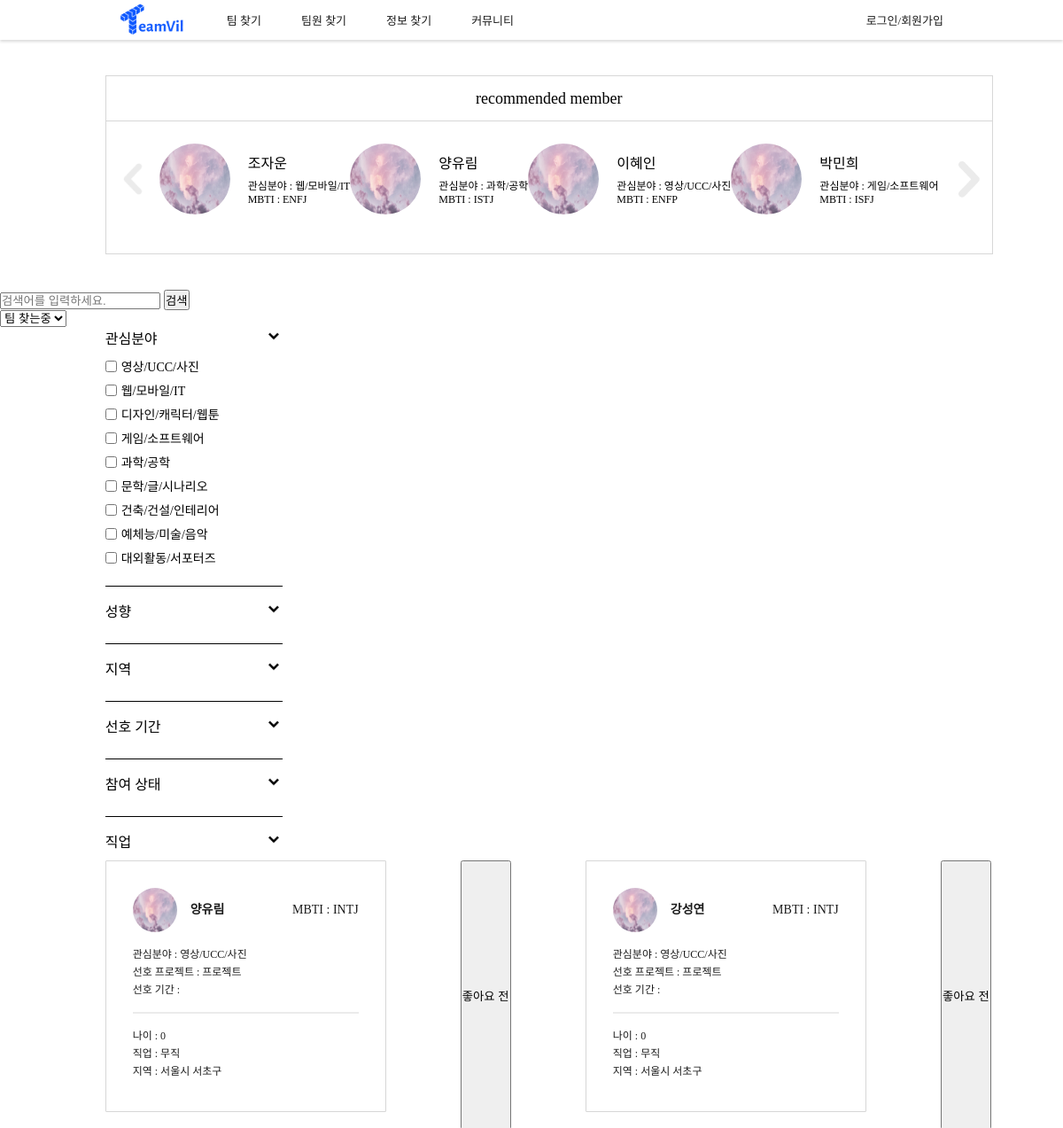
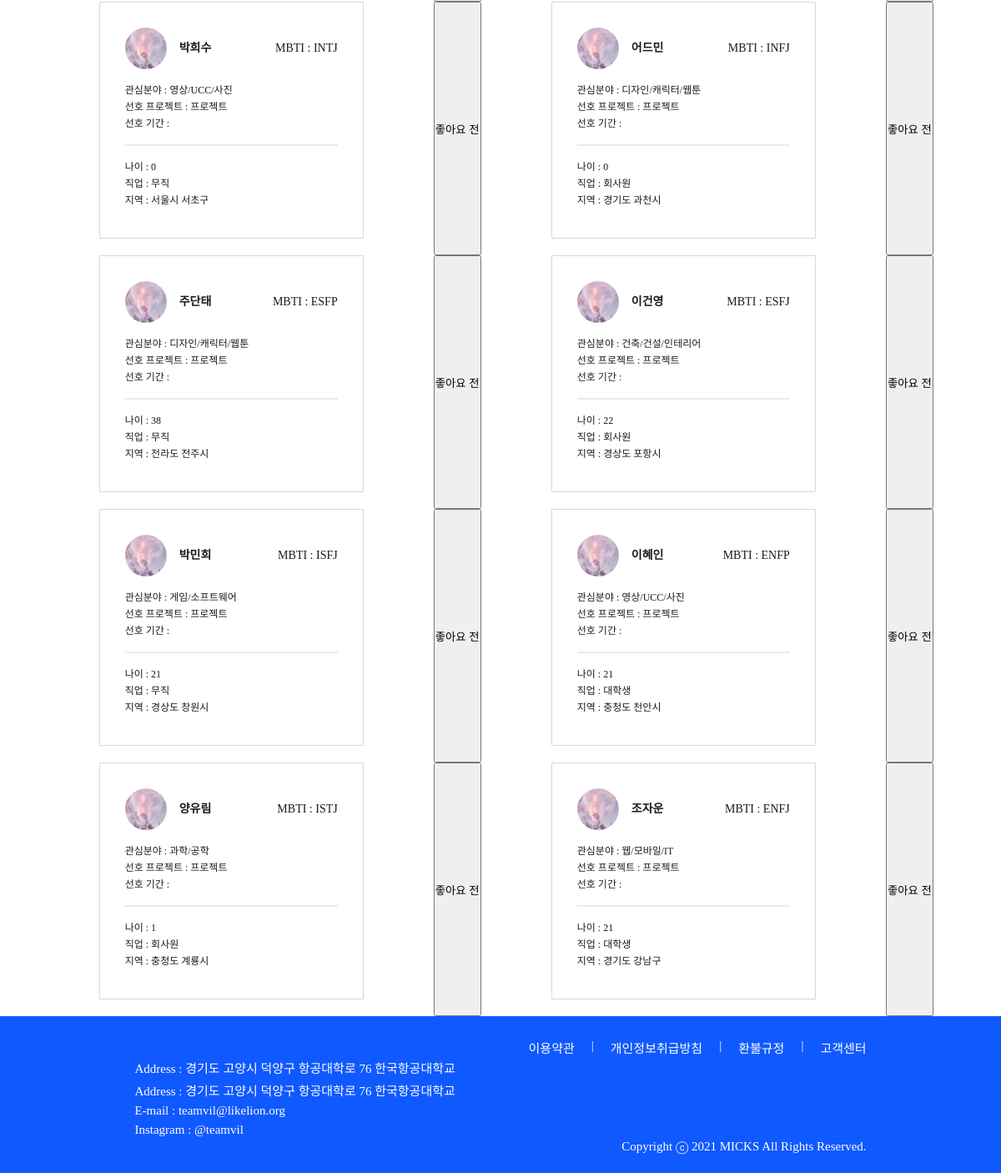
/member/member_search_back/, run on the app's committed database (2 pictures, top to bottom).
### account/models.py (models this page shows, shortened)
class Profile(models.Model):
    user_id = models.ForeignKey(User, on_delete = models.CASCADE, db_column="user_id")
    name = models.CharField(max_length=25)
    mbti_id = models.ForeignKey(Mbti, on_delete = models.CASCADE, db_column="mbti_id")
    mbti_detail = models.CharField(max_length=100, null=True)
    email = models.CharField(max_length=45)
    phone = models.CharField(max_length=15)
    birthday = models.DateField()
    region1_id = models.ForeignKey(Region1, on_delete = models.CASCADE, db_column="region1_id")
    region2_id = models.ForeignKey(Region2, on_delete = models.CASCADE, db_column="region2_id")
    openPhone = models.IntegerField()
    openEmail = models.IntegerField()
    term_id = models.ForeignKey(Term, on_delete = models.CASCADE, db_column="term_id")
    field1_id = models.ForeignKey(Field1, on_delete = models.CASCADE, db_column="field1_id")
    field2 = models.CharField(max_length=20)
    state = models.IntegerField()
    job_id = models.ForeignKey(Job, on_delete = models.CASCADE, db_column="job_id")
    education_id = models.ForeignKey(Education, on_delete = models.CASCADE, db_column="education_id", null=True)
    isLink = models.IntegerField()
    isFile = models.IntegerField()
    isCarrer = models.IntegerField()
    pr = models.TextField(null=True)
    register = models.DateTimeField(default=timezone.now)
    photo = models.FileField(null=True)
    isReview = models.IntegerField()
    view_cnt = models.IntegerField(default=0)
    submit = models.IntegerField(default=0)

class Mbti(models.Model):
    mbti = models.CharField(max_length=4)
    mbti_cnt = models.IntegerField(default=0)

class Job(models.Model):
    job = models.CharField(max_length=20)

### home/models.py (models this page shows, shortened)
class Field1(models.Model):
    field1 = models.CharField(max_length=20)

class Region1(models.Model):
    region1 = models.CharField(max_length=20)

class Region2(models.Model):
    region1_id = models.ForeignKey(Region1, on_delete = models.CASCADE, db_column="region1_id")
    region2 = models.CharField(max_length=20)

### account/views.py (the view)
# urls.py: path('member_search_back/', views.member_search_back, name = "member_search_back"),
def member_search_back(request):
    profiles = Profile.objects.all().order_by('-register')
    profiles_reg = Profile.objects.all().order_by('id')[:4]
    field1 = Field1.objects.all() # 대분야 (ex IT)
    mbti = Mbti.objects.all()
    region2 = Region2.objects.all() # ~시 (서울만 ~구)
    term = Term.objects.all()
    job = Job.objects.all()
    return render(request, "member_search_back.html", {'profiles':profiles, "field1s":field1, "mbtis" : mbti,
                                                    "region2s": region2, "terms": term, "jobs": job, "profiles_reg":profiles_reg})

### teamvil/templatetags/custom_tags.py (called while the page is built)
@register.simple_tag
def getAge(birthday):
    now = int(datetime.datetime.today().year)
    birthday = int(birthday.strftime('%Y'))
    return now - birthday

### account/templates/member_search_back.html (shortened to what this page needs)
<!DOCTYPE html>
<html lang="en">
{% load static %}
{% load custom_tags %}
<head>
    <link rel="stylesheet" href="{% static 'css/base.css' %}">
    <link rel="stylesheet" href="{% static 'css/member_search.css' %}">
</head>
<body>
    {% include 'navbar.html' %}
    <section class="member_search-rec-box margin">
        <p class="member_search-rec-title spoqa-regular">recommended member</p>
        <div class="member_search-rec-container">
            <img class="member_search-chevron-left" src="{% static 'image/chevron-left.png' %}" alt="">
            {% for reg in profiles_reg %}
            <div class="member_search-rec-member">
                <img class="member_search-rec-image" src="{% static 'image/cloud.jpg' %}">
                <div class="member_search-rec-info">
                    <p class="member_search-rec-info-name spoqa-regular">{{reg.name}}</p>
                    <p class="spoqa-light">관심분야 : {{reg.field1_id.field1}}</p>
                    <p class="spoqa-light">MBTI : {{reg.mbti_id.mbti}}</p>
                </div>
            </div>
            {% endfor %}
            <img class="member_search-chevron-right" src="{% static 'image/chevron-right.png' %}" alt="">
        </div>
    </section>
<section class="member_search-search-box">
        <input type="search" placeholder="검색어를 입력하세요." name = "examine" value ="{{search}}" class = "search_box">
        <button class = "search_submit">검색</button>
</section>
<form>
    <select id="member_search-state-box">
      <option onclick="location.href='/member_state/{{state}}'" value="state_1">팀 찾는중</option>
    </select>
</form>
    <section class="member_search-main-container margin">
        <aside class="member_search-filter-container">
            <div class="member_search-filter-item-container">
                <div class="member_search-filter-active">
                    <p class="member_search-filter-title spoqa-medium">관심분야</p>
                    <div value="field1" class="drop_btn">
                        <img class="member_search-chevron" src="{% static 'image/chevron-down.png' %}">
                    </div>
                </div>
                <div class="active" id="field1">
                    {% for field1 in field1s %}
                        <div class="member_search-filter-item-list spoqa-light">
                            <input type="checkbox" value='{{field1.id}}' class="field1">
                            <span>{{field1.field1}}</span>
                        </div>
                    {% endfor %}
                </div>
                <hr>
                <div class="member_search-filter-active">
                    <p class="member_search-filter-title spoqa-medium">성향</p>
                    <div value="mbti" class="drop_btn">
                        <img class="member_search-chevron" src="{% static 'image/chevron-down.png' %}">
                    </div>
                </div>
                <hr>
                <div class="member_search-filter-active">
                    <p class="member_search-filter-title spoqa-medium">지역</p>
                    <div value="region" class="drop_btn">
                        <img class="member_search-chevron" src="{% static 'image/chevron-down.png' %}">
                    </div>
                </div>
                <hr>
                <div class="member_search-filter-active">
                    <p class="member_search-filter-title spoqa-medium">선호 기간</p>
                    <div value="term" class="drop_btn">
                        <img class="member_search-chevron" src="{% static 'image/chevron-down.png' %}">
                    </div>
                </div>
                <hr>
                <div class="member_search-filter-active">
                    <p class="member_search-filter-title spoqa-medium">참여 상태</p>
                    <div value="state" class="drop_btn">
                        <img class="member_search-chevron" src="{% static 'image/chevron-down.png' %}">
                    </div>
                </div>
                <hr>
                <div class="member_search-filter-active">
                    <p class="member_search-filter-title spoqa-medium">직업</p>
                    <div value="job" class="drop_btn">
                        <img class="member_search-chevron" src="{% static 'image/chevron-down.png' %}">
                    </div>
                </div>
            </div>
        </aside>
        <main class="member_search-member-container">
            {% for profile in profiles %}
                <a href="{% url 'member_detail' profile.id %}">
                    <article class="member_search-member-item">
                        <div class="member_search-member-profile-container">
                            <div class="member_search-member-name-container">
                                <img class="member_search-member-image" src="{% static 'image/cloud.jpg' %}" alt="">
                                <p class="spoqa-bold">{{profile.name}}</p>
                            </div>
                            <p class="spoqa-medium">MBTI : {{profile.mbti_id.mbti}}</p>
                        </div>
                        <p class="spoqa-medium">관심분야 : {{profile.field1_id.field1}}</p>
                        <p class="spoqa-medium">선호 프로젝트 :
                            {% if profile.type == 0 %}
                                창업
                            {% elif profile.type == 1 %}
                                공모전
                            {% else %}
                                프로젝트
                            {% endif %}
                        </p>
                        <p class="spoqa-medium">선호 기간 : </p>
                        <hr>
                        <p class="spoqa-regular">나이 : {% getAge profile.birthday %}</p>
                        <p class="spoqa-regular">직업 : {{ profile.job_id.job }}</p>
                        <p class="spoqa-regular">지역 : {{ profile.region1_id.region1 }} {{ profile.region2_id.region2 }}</p>
                    </article>
                </a>
                <button class = "like_submit profile_{{profile.user_id.id}}" value="{{profile.user_id.id}}">좋아요 전</button>
            {% endfor %}
        </main>
    </section>
    {% include 'footer.html' %}
</body>
</html>

### teamvil/static/css/base.css (style rules this page uses)
* { margin: 0; padding: 0; }
.margin { margin: 0px 118.6875px; }
.active { display: block; }
.spoqa-light { font-family: 'Spoqa Han Sans Neo', 'sans-serif'; font-weight: 300; }
.spoqa-regular { font-family: 'Spoqa Han Sans Neo', 'sans-serif'; font-weight: 400; }
.spoqa-medium { font-family: 'Spoqa Han Sans Neo', 'sans-serif'; font-weight: 500; }
.spoqa-bold { font-family: 'Spoqa Han Sans Neo', 'sans-serif'; font-weight: 700; }
a { text-decoration: none; color: #1B1B1B; }
body { display: flex; min-height: 100vh; flex-direction: column; }

### account/static/css/member_search.css (style rules this page uses)
hr { border: 0; margin: 15px 0; }
.member_search-rec-box { margin-top: 40px; margin-bottom: 40px; height: 200px; border: 1px solid #D7D7D7; min-width: 1000px; }
.member_search-rec-title { height: 50px; border-bottom: 1px solid #D7D7D7; text-align: center; line-height: 50px; margin-bottom: 25px; font-size: 18px; }
.member_search-rec-container { display: flex; justify-content: space-between; align-items: center; }
.member_search-chevron-left { display: block; width: 60px; height: 60px; }
.member_search-rec-member { display: flex; align-items: center; justify-content: space-between; flex-shrink: 0; }
.member_search-rec-image { width: 80px; height: 80px; border-radius: 100px; margin-right: 20px; }
.member_search-rec-info { font-size: 12px; }
.member_search-rec-info-name { font-size: 16px; margin-bottom: 5px; }
.member_search-filter-item-container { display: flex; flex-direction: column; width: 200px; }
.member_search-filter-item-container hr { height: 1px; background-color: black; }
.member_search-filter-active { display: flex; justify-content: space-between; }
.member_search-filter-title { margin-bottom: 10px; }
.member_search-chevron { width: 20px; height: 20px; }
.member_search-filter-item-list { display: flex; align-items: center; margin-bottom: 7px; font-size: 14px; }
.member_search-filter-item-list input { margin-right: 5px; }
.active { display: block; }
.member_search-member-container { display: flex; flex-wrap: wrap; justify-content: space-between; font-size: 12px; line-height: 20px; width: 1000px; }
.member_search-member-item { width: 255px; height: 222px; border: 1px solid #D7D7D7; border-radius: 1px; padding: 30px; margin-bottom: 20px; }
.member_search-member-item hr { border: 1px solid #ebebeb; }
.member_search-member-profile-container { display: flex; justify-content: space-between; align-items: center; margin-bottom: 15px; font-size: 14px; }
.member_search-member-name-container { display: flex; align-items: center; }
.member_search-member-image { width: 50px; height: 50px; border-radius: 75px; margin-right: 15px; }

### data on the page
Profile: name "조자운", field1_id.field1 "웹/모바일/IT", mbti_id.mbti "ENFJ", birthday "21", job_id.job "대학생", region1_id.region1 "경기도", region2_id.region2 "강남구", {{ profile.user_id.id }} 3 (drawn)
Profile: name "양유림", field1_id.field1 "과학/공학", mbti_id.mbti "ISTJ", birthday "1", job_id.job "회사원", region1_id.region1 "충청도", region2_id.region2 "계룡시", {{ profile.user_id.id }} 4 (drawn)
Profile: name "이혜인", field1_id.field1 "영상/UCC/사진", mbti_id.mbti "ENFP", birthday "21", job_id.job "대학생", region1_id.region1 "충청도", region2_id.region2 "천안시", {{ profile.user_id.id }} 6 (drawn)
Profile: name "박민희", field1_id.field1 "게임/소프트웨어", mbti_id.mbti "ISFJ", birthday "21", job_id.job "무직", region1_id.region1 "경상도", region2_id.region2 "창원시", {{ profile.user_id.id }} 2 (drawn)
Field1: field1 "영상/UCC/사진"
Field1: field1 "웹/모바일/IT"
Field1: field1 "디자인/캐릭터/웹툰"
Field1: field1 "게임/소프트웨어"
Field1: field1 "과학/공학"
Field1: field1 "문학/글/시나리오"
Field1: field1 "건축/건설/인테리어"
Field1: field1 "예체능/미술/음악"
Field1: field1 "대외활동/서포터즈"
Profile: name "양유림", mbti_id.mbti "INTJ", field1_id.field1 "영상/UCC/사진", birthday "0", job_id.job "무직", region1_id.region1 "서울시", region2_id.region2 "서초구", {{ profile.user_id.id }} 58 (drawn)
Profile: name "강성연", mbti_id.mbti "INTJ", field1_id.field1 "영상/UCC/사진", birthday "0", job_id.job "무직", region1_id.region1 "서울시", region2_id.region2 "서초구", {{ profile.user_id.id }} 57 (drawn)
Profile: name "박희수", mbti_id.mbti "INTJ", field1_id.field1 "영상/UCC/사진", birthday "0", job_id.job "무직", region1_id.region1 "서울시", region2_id.region2 "서초구", {{ profile.user_id.id }} 56 (drawn)
Profile: name "어드민", mbti_id.mbti "INFJ", field1_id.field1 "디자인/캐릭터/웹툰", birthday "0", job_id.job "회사원", region1_id.region1 "경기도", region2_id.region2 "과천시", {{ profile.user_id.id }} 1 (drawn)
Profile: name "주단태", mbti_id.mbti "ESFP", field1_id.field1 "디자인/캐릭터/웹툰", birthday "38", job_id.job "무직", region1_id.region1 "전라도", region2_id.region2 "전주시", {{ profile.user_id.id }} 7 (drawn)
Profile: name "이건영", mbti_id.mbti "ESFJ", field1_id.field1 "건축/건설/인테리어", birthday "22", job_id.job "회사원", region1_id.region1 "경상도", region2_id.region2 "포항시", {{ profile.user_id.id }} 5 (drawn)
